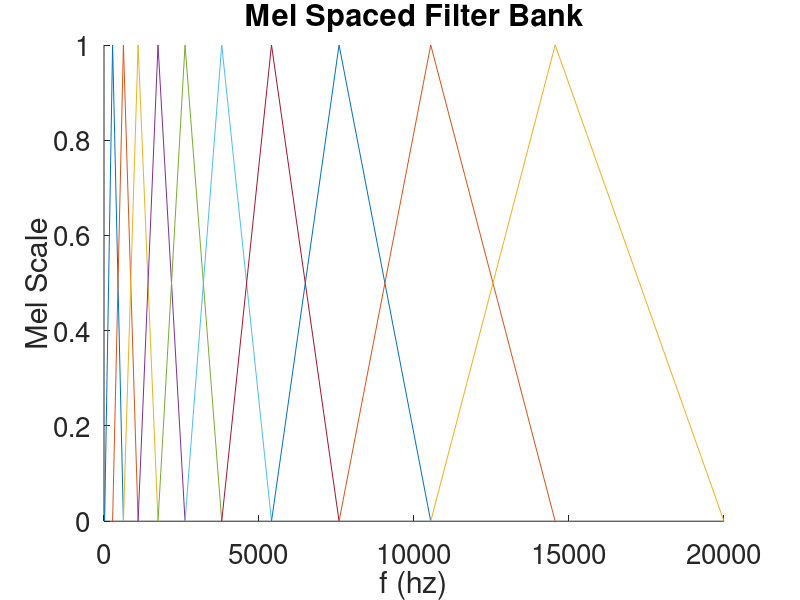

Source code (MATLAB):
% Mel Filter bank design

clc ; clear ; close

fmin = 20;
fmax = 20e3;

mmin = 1125*log(1+fmin/700); % min in mel
mmax = 1125*log(1+fmax/700); % max in mel

numF = 10; % Ten Filters.

numF = numF + 2;

m = linspace(mmin, mmax, numF);
f = 700.*(exp(m/1125)-1);
FB(1) = 0;

figure();
hold on;

for c = 1:(numF-2)
  FB(1) = f(c);
  FB(2) = f(c+1);
  FB(3) = f(c+2);
  plot(FB, [0,1,0]);
end

title('Mel Spaced Filter Bank');
xlabel('f (hz)');
ylabel('Mel Scale');

set(gca,'FontSize',20);

print('FA.eps');
